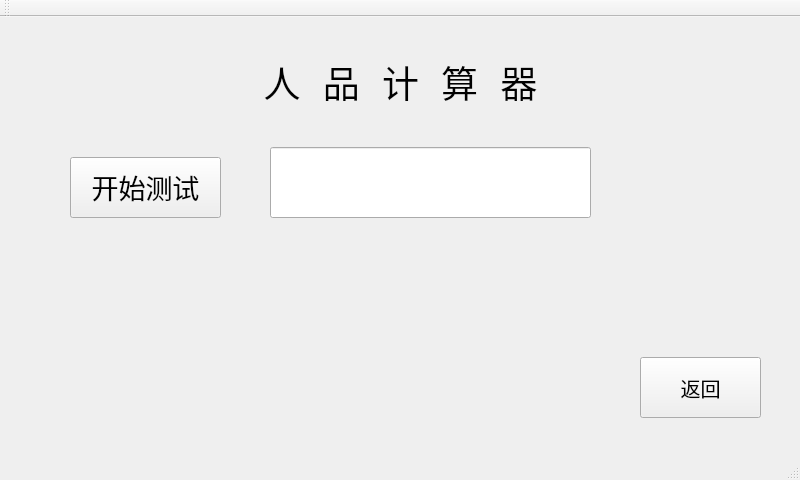
<?xml version="1.0" encoding="UTF-8"?>
<ui version="4.0">
 <class>character_calc_MainWindow</class>
 <widget class="QMainWindow" name="character_calc_MainWindow">
  <property name="geometry">
   <rect>
    <x>0</x>
    <y>0</y>
    <width>800</width>
    <height>480</height>
   </rect>
  </property>
  <property name="windowTitle">
   <string>character_calc_MainWindow</string>
  </property>
  <property name="styleSheet">
   <string notr="true">background-image: url(:/timg.jpg);</string>
  </property>
  <widget class="QWidget" name="centralWidget">
   <widget class="QLabel" name="title_label">
    <property name="geometry">
     <rect>
      <x>180</x>
      <y>30</y>
      <width>441</width>
      <height>71</height>
     </rect>
    </property>
    <property name="font">
     <font>
      <family>Consolas</family>
      <pointsize>28</pointsize>
     </font>
    </property>
    <property name="text">
     <string>人  品  计  算  器</string>
    </property>
    <property name="textFormat">
     <enum>Qt::RichText</enum>
    </property>
    <property name="alignment">
     <set>Qt::AlignCenter</set>
    </property>
   </widget>
   <widget class="QLineEdit" name="name">
    <property name="geometry">
     <rect>
      <x>270</x>
      <y>130</y>
      <width>321</width>
      <height>71</height>
     </rect>
    </property>
    <property name="font">
     <font>
      <family>Consolas</family>
      <pointsize>24</pointsize>
     </font>
    </property>
    <property name="alignment">
     <set>Qt::AlignCenter</set>
    </property>
   </widget>
   <widget class="QPushButton" name="test_PB">
    <property name="geometry">
     <rect>
      <x>70</x>
      <y>140</y>
      <width>151</width>
      <height>61</height>
     </rect>
    </property>
    <property name="font">
     <font>
      <family>Consolas</family>
      <pointsize>20</pointsize>
     </font>
    </property>
    <property name="text">
     <string>开始测试</string>
    </property>
   </widget>
   <widget class="QPushButton" name="pushButton">
    <property name="geometry">
     <rect>
      <x>640</x>
      <y>340</y>
      <width>121</width>
      <height>61</height>
     </rect>
    </property>
    <property name="font">
     <font>
      <pointsize>15</pointsize>
     </font>
    </property>
    <property name="text">
     <string>返回</string>
    </property>
   </widget>
   <widget class="SoftKey" name="widget" native="true">
    <property name="geometry">
     <rect>
      <x>70</x>
      <y>250</y>
      <width>621</width>
      <height>181</height>
     </rect>
    </property>
   </widget>
  </widget>
  <widget class="QMenuBar" name="menuBar">
   <property name="geometry">
    <rect>
     <x>0</x>
     <y>0</y>
     <width>800</width>
     <height>26</height>
    </rect>
   </property>
  </widget>
  <widget class="QToolBar" name="mainToolBar">
   <attribute name="toolBarArea">
    <enum>TopToolBarArea</enum>
   </attribute>
   <attribute name="toolBarBreak">
    <bool>false</bool>
   </attribute>
  </widget>
  <widget class="QStatusBar" name="statusBar"/>
 </widget>
 <layoutdefault spacing="6" margin="11"/>
 <customwidgets>
  <customwidget>
   <class>SoftKey</class>
   <extends>QWidget</extends>
   <header>softkey.h</header>
   <container>1</container>
  </customwidget>
 </customwidgets>
 <resources/>
 <connections/>
</ui>
